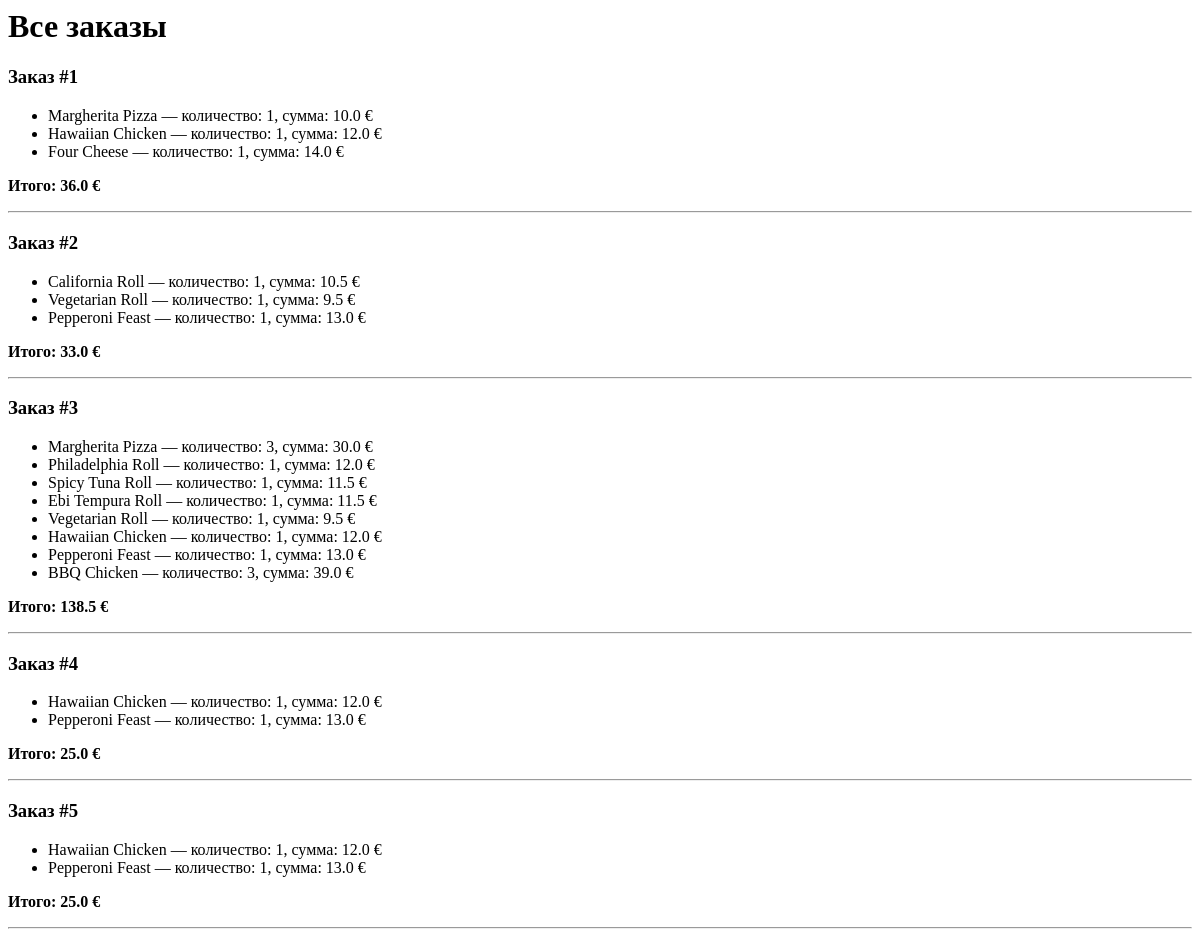
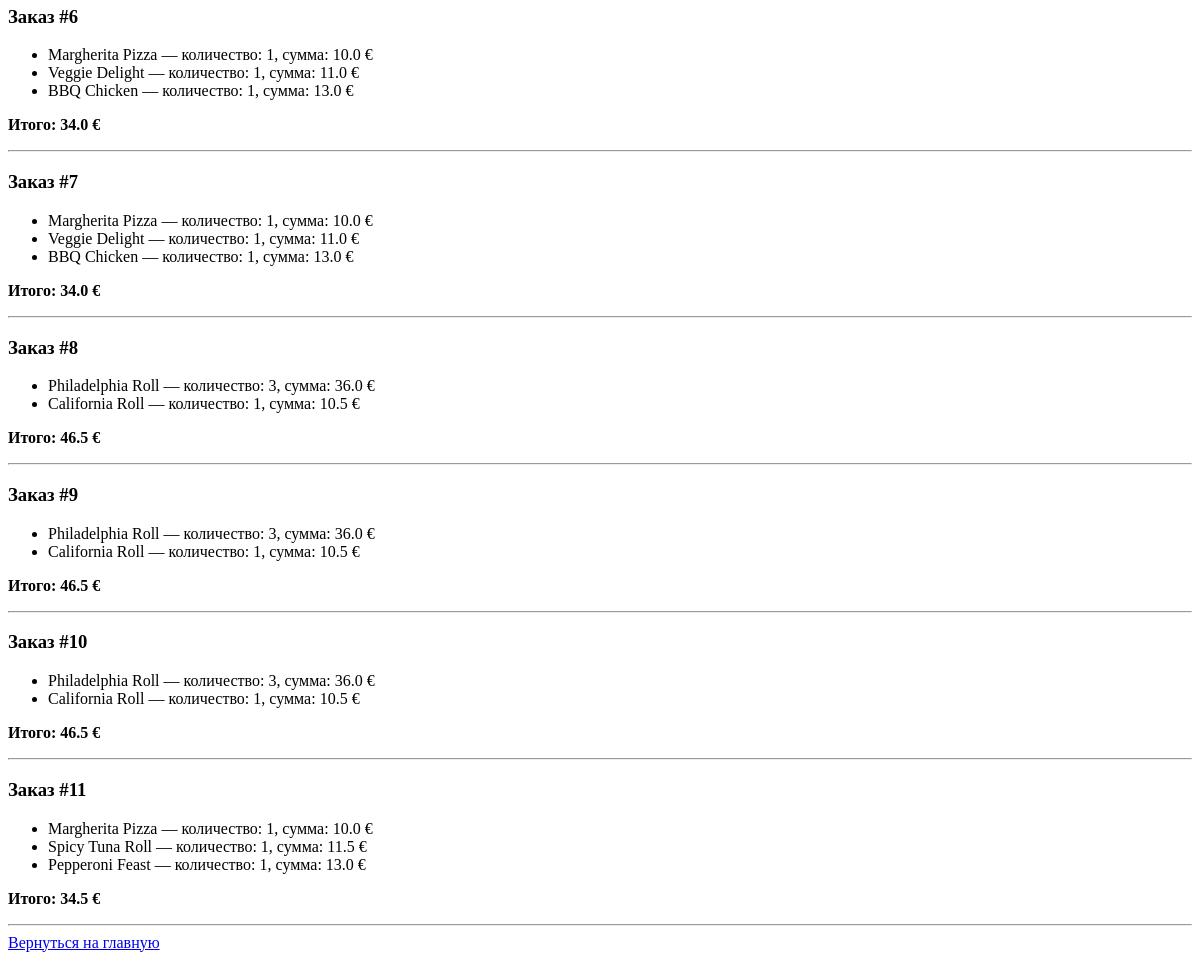
The page /orders on the database as committed earlier (2 pictures, top to bottom).
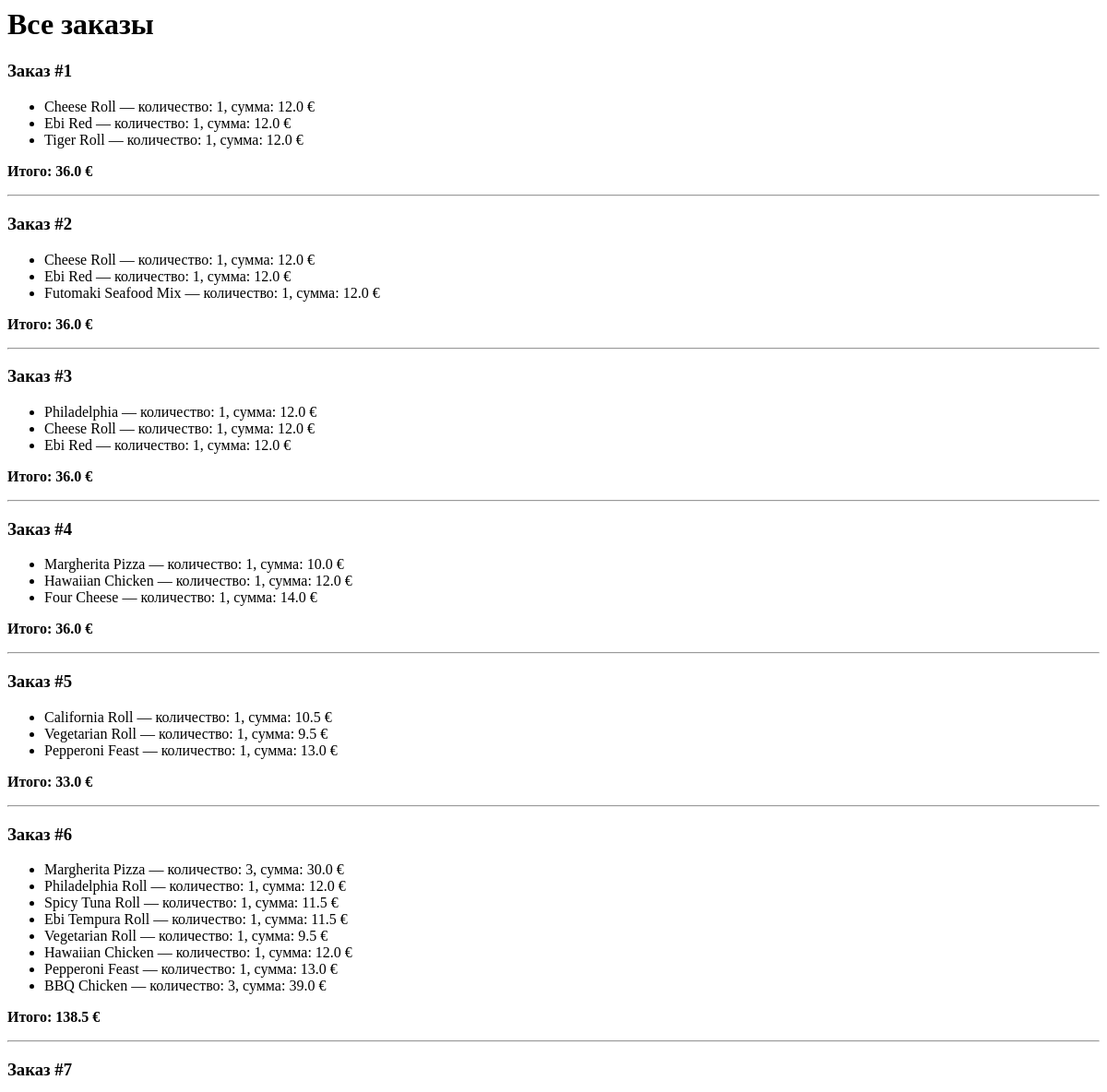
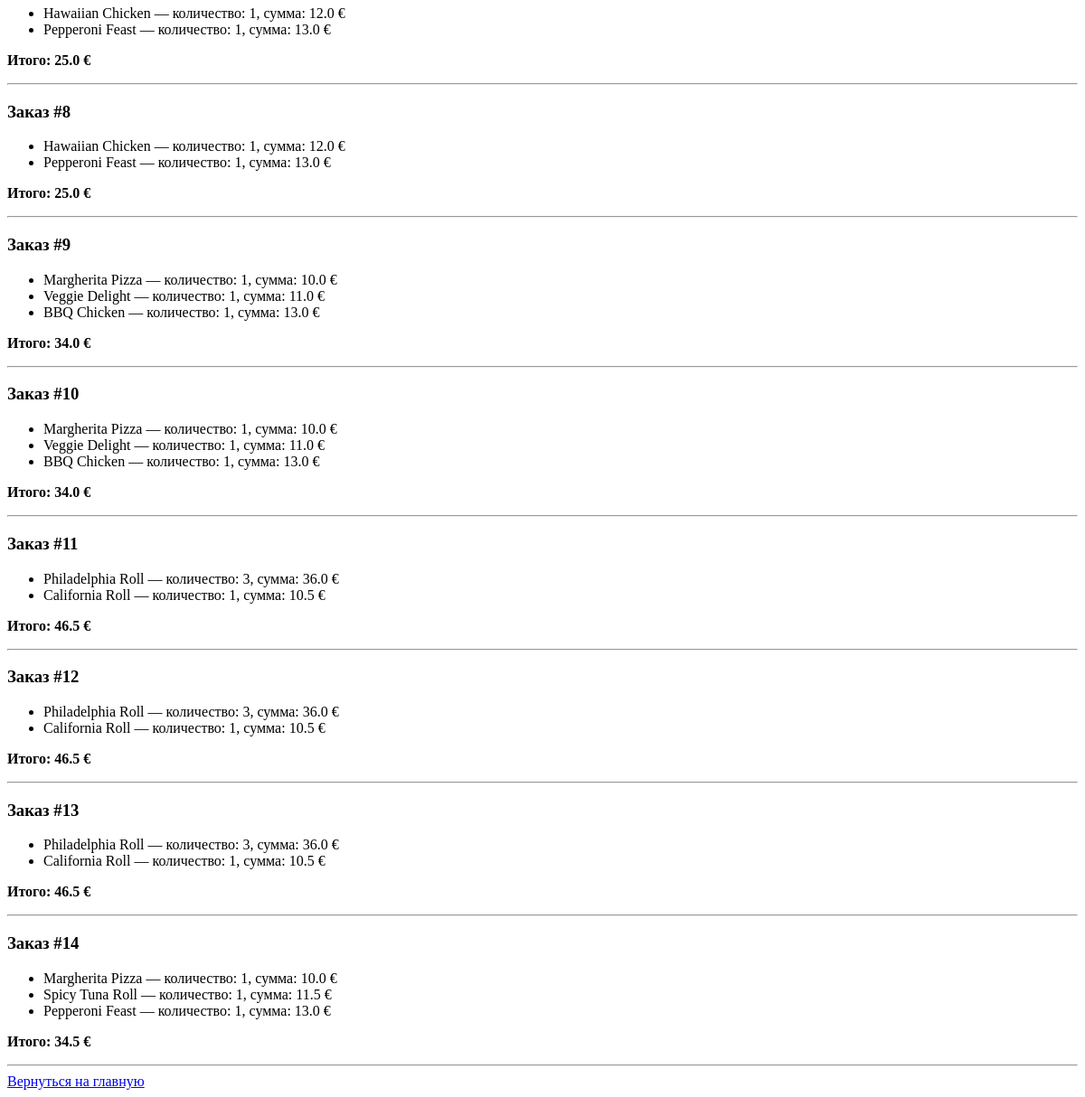
The same page on the database as committed later (2 pictures, top to bottom).
### app.py (models this page shows)
class Order(db.Model):
    id = db.Column(db.Integer, primary_key=True)
    phone = db.Column(db.String(20))
    total = db.Column(db.Float)
    items = db.relationship('OrderItem', backref='order', lazy=True)

class OrderItem(db.Model):
    id = db.Column(db.Integer, primary_key=True)
    order_id = db.Column(db.Integer, db.ForeignKey('order.id'), nullable=False)
    product_id = db.Column(db.Integer)
    name = db.Column(db.String(120))
    quantity = db.Column(db.Integer)
    subtotal = db.Column(db.Float)

### app.py (the view)
@app.route('/orders')
def show_orders():
    orders = Order.query.order_by(Order.id.desc()).all()
    return render_template('orders.html', orders=orders)

### templates/orders.html
<h1>Все заказы</h1>
{% for order in orders %}
  <h3>Заказ #{{ loop.index }}</h3>
  <ul>
    {% for item in order.items %}
      <li>{{ item.name }} — количество: {{ item.quantity }}, сумма: {{ item.subtotal }} €</li>
    {% endfor %}
  </ul>
  <p><strong>Итого: {{ order.total }} €</strong></p>
  <hr>
{% else %}
  <p>Заказов пока нет.</p>
{% endfor %}
<a href="{{ url_for('index') }}">Вернуться на главную</a>

Rows that differ between the two databases and show on the page:
added Order: total "36.0"
added OrderItem: name "Cheese Roll", quantity "1", subtotal "12.0", shown under "36.0"
added OrderItem: name "Ebi Red", quantity "1", subtotal "12.0", shown under "36.0"
added OrderItem: name "Tiger Roll", quantity "1", subtotal "12.0", shown under "36.0"
added Order: total "36.0"
added OrderItem: name "Cheese Roll", quantity "1", subtotal "12.0", shown under "36.0"
added OrderItem: name "Ebi Red", quantity "1", subtotal "12.0", shown under "36.0"
added OrderItem: name "Futomaki Seafood Mix", quantity "1", subtotal "12.0", shown under "36.0"
added Order: total "36.0"
added OrderItem: name "Philadelphia", quantity "1", subtotal "12.0", shown under "36.0"
added OrderItem: name "Cheese Roll", quantity "1", subtotal "12.0", shown under "36.0"
added OrderItem: name "Ebi Red", quantity "1", subtotal "12.0", shown under "36.0"
